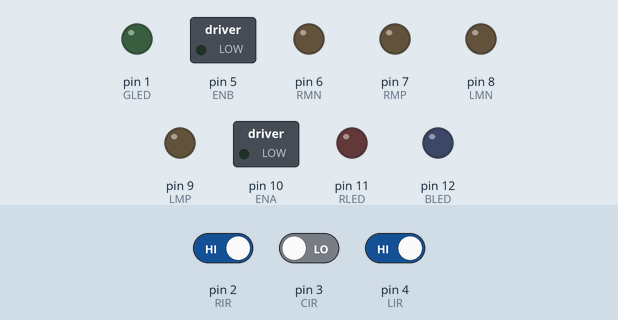
Recording of a sketch running on a simulated Arduino Uno, built with avr-gcc and run on an emulated ATmega328P. On the bench: switched loads named in the sketch (green lamp = pin HIGH), output pins drawn as LEDs (lit = HIGH). Inputs (shaded band) come from the test bench; at power-on: pin 2 (RIR) HIGH, pin 4 (LIR) HIGH, pin 3 (CIR) LOW.

Above: at 1.2 s.
1.3 s: pin 2 (RIR) driven LOW
At 2.2 s:
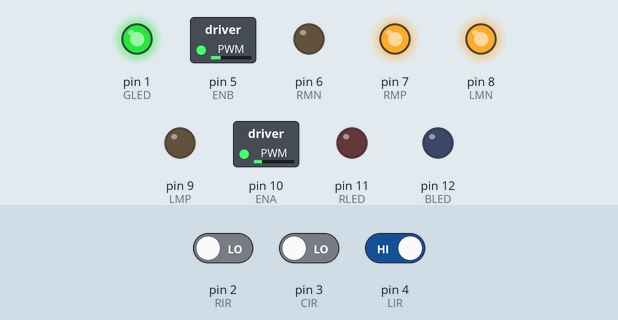
2.8 s: pin 4 (LIR) driven LOW
At 3.3 s:
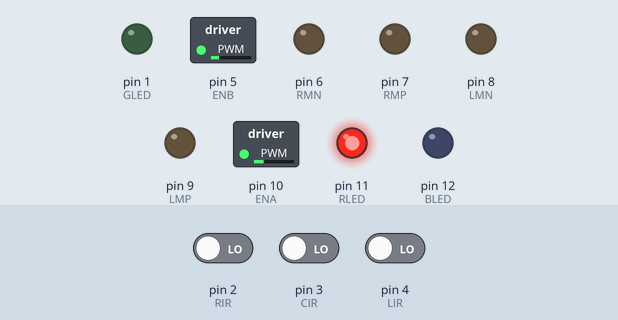
4.3 s: pin 3 (CIR) driven HIGH
At 4.45 s:
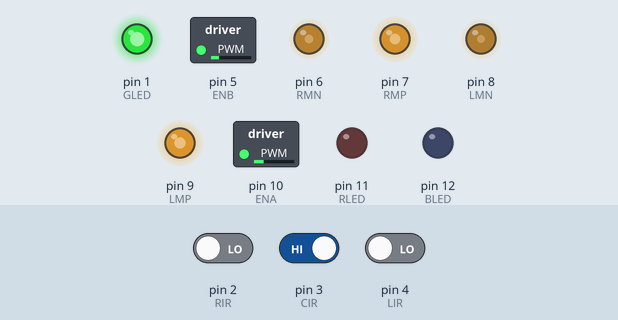
Timing chart, 0 to 4.6 s (numbered marks = the images above; inputs shaded):
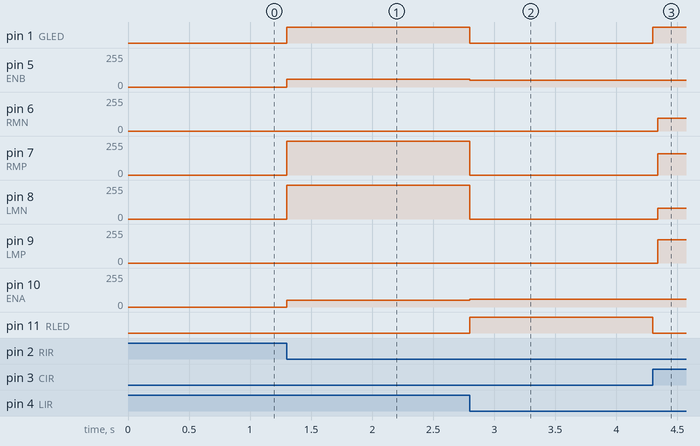

The sketch:

sketch_apr07a.ino
```cpp
/* Project Arduino Line Follower Autonomous Robot
 * Made by Sinjon Nath & Snehesh Dutta
 * Techstorm 2.18 , Ro-Nevigation
 * Functions of our robot:
 * 1.The line will be black on a white background.
 * 2.Operating by three ip sensors.
 * 3.The boat has 3 lights for detecting position.
 * 4.Glows led in the checkpoint.
 * 5.It stops at the finishing point.
 * 6.Used motors are of 300rpm,12volt
 */

#define LIR 4   //left ir sensor , blue jumper
#define CIR 3   //center ir sensor , green jumper
#define RIR 2   //right ir sensor , yellow jumper
#define RLED 11 //red led
#define GLED 1  //green led
#define BLED 12 //blue led
#define LMP 9   //left motor positive , blue jumper
#define LMN 8   //left motor negative
#define RMP 7   //right motor positive , red jumper
#define RMN 6   //right motor negative
#define ENA 10  //PWM of left motor
#define ENB 5   //PWM of right motor
void setup()
{
  pinMode(LIR,INPUT);  //IR Sensors
  pinMode(CIR,INPUT);
  pinMode(RIR,INPUT);
  pinMode(RLED,OUTPUT); //LEDs
  pinMode(GLED,OUTPUT);
  pinMode(BLED,OUTPUT);
  pinMode(LMP,OUTPUT);  //Left Motor
  pinMode(LMN,OUTPUT);
  pinMode(RMP,OUTPUT);  //Right Motor
  pinMode(RMN,OUTPUT);
  pinMode(ENA,OUTPUT);  //PWM
  pinMode(ENB,OUTPUT);
}
void loop()
{if((!digitalRead(LIR))&&(digitalRead(CIR))&&!(digitalRead(RIR)))               //FORWARD
{
 digitalWrite(RLED,LOW);
  digitalWrite(GLED, HIGH);
   analogWrite(ENA,60);
  analogWrite(ENB, 50);
  digitalWrite(LMN, LOW);
  digitalWrite(LMP, HIGH);
  digitalWrite(RMP, HIGH);
  digitalWrite(RMN, LOW);
}
if((((digitalRead(LIR))&&(digitalRead(CIR)))||((digitalRead(LIR))||(digitalRead(CIR))))&&!(digitalRead(RIR)))            //LEFT
{
  digitalWrite(RLED,LOW);

  analogWrite(ENA, 50);
  analogWrite(ENB, 60);
  digitalWrite(LMN, HIGH);
  digitalWrite(LMP, LOW);
  digitalWrite(RMP, HIGH);
  digitalWrite(RMN, LOW);
  digitalWrite(GLED, HIGH);
}
if((((digitalRead(RIR))&&(digitalRead(CIR)))||((digitalRead(RIR))||(digitalRead(CIR))))&&!(digitalRead(LIR)))          //RIGHT
{
  digitalWrite(RLED,LOW);

  analogWrite(ENA, 60);
  analogWrite(ENB, 50);
  digitalWrite(LMN, LOW);
  digitalWrite(LMP, HIGH);
  digitalWrite(RMP, LOW);
  digitalWrite(RMN, HIGH);
  digitalWrite(GLED, HIGH);
}
if((!digitalRead(LIR))&&(!digitalRead(CIR))&&!(digitalRead(RIR)))      //STOP
{
  digitalWrite(RLED,HIGH);

  analogWrite(ENA, 60);
  analogWrite(ENB, 50);
  digitalWrite(LMN, LOW);
  digitalWrite(LMP, LOW);
  digitalWrite(RMP, LOW);
  digitalWrite(RMN, LOW);
  digitalWrite(GLED, LOW);
}
}
  // put your main code here, to run repeatedly:
```

Measured:
- after the input at 1.3 s, pin 1 (GLED): LOW → HIGH at once; pin 5 (ENB): 0/255 → 60/255 at once; pin 7 (RMP), pin 8 (LMN): 0/255 → 255/255 at once; pin 10 (ENA): 0/255 → 50/255 at once
- after the input at 2.8 s, pin 1 (GLED): HIGH → LOW at once; pin 5 (ENB): 60/255 → 50/255 at once; pin 7 (RMP), pin 8 (LMN): 255/255 → 0/255 at once; pin 10 (ENA): 50/255 → 60/255 at once; pin 11 (RLED): LOW → HIGH at once
